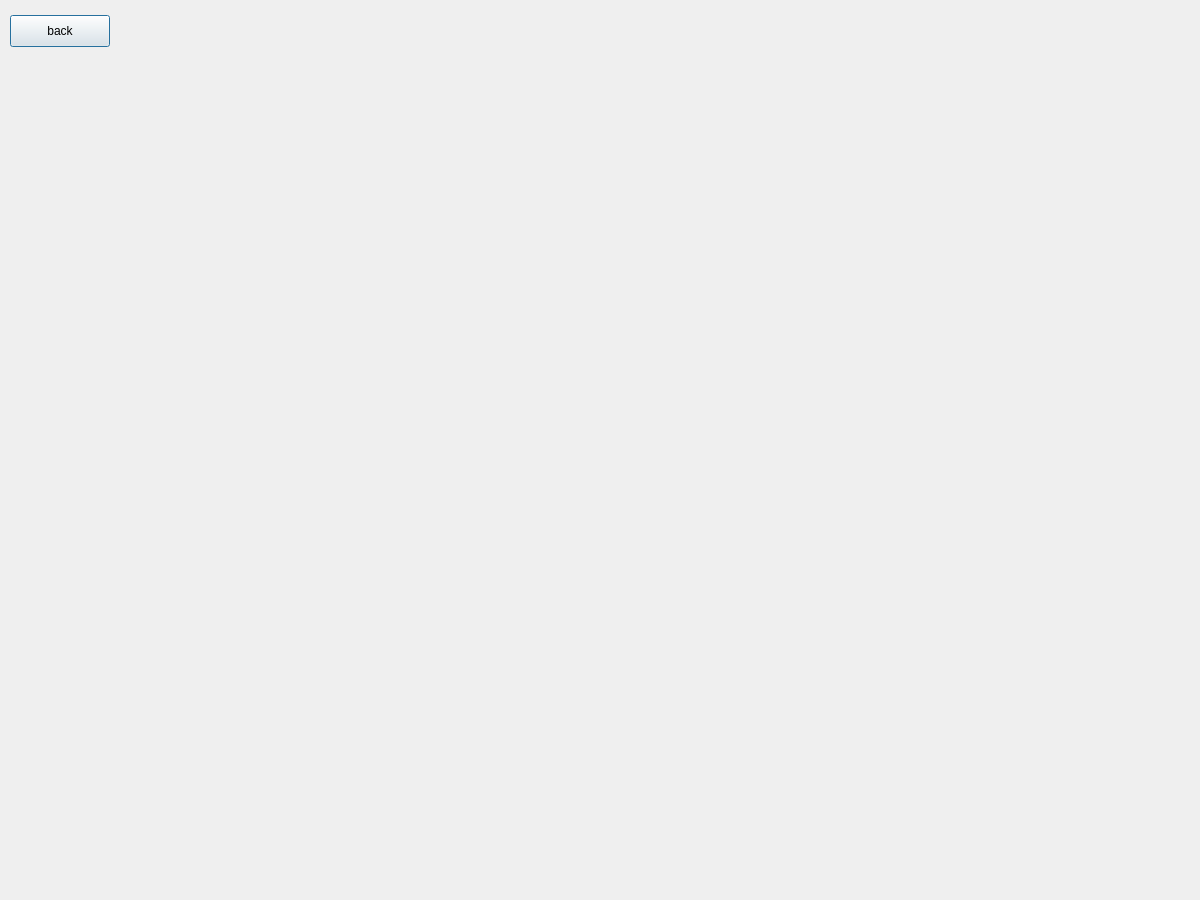
<?xml version="1.0" encoding="UTF-8"?>
<ui version="4.0">
 <class>VietEng</class>
 <widget class="QDialog" name="VietEng">
  <property name="geometry">
   <rect>
    <x>0</x>
    <y>0</y>
    <width>1200</width>
    <height>900</height>
   </rect>
  </property>
  <property name="windowTitle">
   <string>Dialog</string>
  </property>
  <widget class="QPushButton" name="backButton">
   <property name="geometry">
    <rect>
     <x>10</x>
     <y>15</y>
     <width>100</width>
     <height>32</height>
    </rect>
   </property>
   <property name="text">
    <string>back</string>
   </property>
  </widget>
 </widget>
 <resources/>
 <connections/>
</ui>
